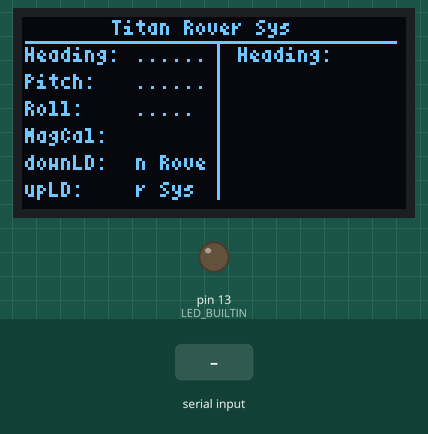
Bench run of a sketch on a simulated Arduino Uno, built with avr-gcc and run on an emulated ATmega328P. Parts: 128×64 one-colour display, output pins drawn as LEDs (lit = HIGH). The test bench sets the inputs (shaded band).

Above: at 1.2 s.
1.3 s: "1" received over the second serial link
2.8 s: "0" received over the second serial link
4.7 s: "2" received over the second serial link
Timing chart, 0 to 7.7 s (numbered marks = the images above; inputs shaded):
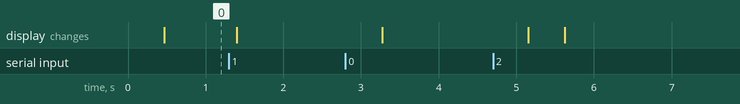

The sketch:

Serial-to-OLED.ino
```cpp
#include <SoftwareSerial.h>
#include "U8glib.h"

SoftwareSerial rxData(10, NOT_A_PIN);
U8GLIB_SH1106_128X64 u8g(U8G_I2C_OPT_NO_ACK);
//U8GLIB_SSD1306_128X64 u8g(U8G_I2C_OPT_DEV_0|U8G_I2C_OPT_NO_ACK|U8G_I2C_OPT_FAST);	// Fast I2C / TWI

const char* skull = "x";
const char* solidCircle = "F";
const char* starShipEnterprise = "®";

const int rightLineLength = 7;

char c;

// convert String to char array
// Don't forget char \0
// Left side of OLED screen
char dataHold[20] = ".................\0";
char line0[rightLineLength] = ".....\0";
char line1[rightLineLength] = ".....\0";
char line2[rightLineLength] = ".....\0";
char line3[rightLineLength] = ".....\0";
char line4[rightLineLength] = ".....\0";
char line5[rightLineLength] = ".....\0";

// Right Side of OLED screen
char line6[14] = "............\0";


unsigned int delem = 0;
unsigned int l0Count = 0;
//unsigned int l1Count = 0;
//unsigned int l2Count = 0;
//unsigned int l3Count = 0;
//unsigned int l4Count = 0;
//unsigned int l5Count = 0;

const int r1 = 15;
const int r2 = 24;
const int r3 = 33;
const int r4 = 42;
const int r5 = 51;
const int r6 = 60;

const int c1 = 1;
const int c2 = 38;
const int c3 = 67;
const int c4 = 96;


int availableBytes;


// THIS IS THE LOOP THAT RUNS FOREVER
void draw(void) {
  // graphic commands to redraw the complete screen should be placed here


  u8g.setFont(u8g_font_4x6);
  //u8g.setFont(u8g_font_osb21);
  // numbers for u8g.drawStr(rightPixels, downPixels)

  // go down every 10 pixels for the List
  u8g.drawStr( 30, 6, "Titan Rover Sys");
  u8g.drawLine(1, 8, 124, 8);
  u8g.drawLine(65, 8, 65, 60);


  u8g.drawStr( c1, r1, "Heading:");
  u8g.drawStr( c2, r1, line0);

  u8g.drawStr( c1, r2, "Pitch:");
  u8g.drawStr( c2, r2, line1);

  u8g.drawStr( c1, r3, "Roll:");
  u8g.drawStr( c2, r3, line2);

  u8g.drawStr( c1, r4, "MagCal:");
  u8g.drawStr( c2, r4, line3);

  u8g.drawStr( c1, r5, "downLD:");
  u8g.drawStr( c2, r5, line4);

  u8g.drawStr( c1, r6, "upLD:");
  u8g.drawStr( c2, r6, line5);


  //u8g.drawStr( 67, 24, "upLD:");
  //u8g.drawStr( 95, 24, line5);

  //u8g.drawStr( 66, 15, "ip:");
  u8g.drawStr( 72, 15, line6);

  //Symbols of online or offline:
  u8g.setFont(u8g_font_cursor);
  // 'x' is the symbol for a skull
  //u8g.drawStr( 56, 14, skull);
  // 'F' is a solid circle
  //u8g.drawStr( 56, 24, solidCircle);
  //u8g.drawStr( 56, 32, starShipEnterprise);
  //u8g.setFont(u8g_font_4x6);

  //rxData.flush();

}


void setup(void) {
  //SoftwareSerial setup
  rxData.begin(9600);

  // setup LED for blink on reading rxData
  pinMode(LED_BUILTIN, OUTPUT);

  // for a loopback test
  // Serial.begin(9600);
  // while (!Serial) {
  //  ; // wait for serial port to connect. Needed for native USB port only
  // }

  //if(rxData.available()) {
  //    serialData = rxData.read();
  //}

  // flip screen, if required
  // u8g.setRot180();

  // set SPI backup if required
  //u8g.setHardwareBackup(u8g_backup_avr_spi);

  // assign default color value
  if ( u8g.getMode() == U8G_MODE_R3G3B2 ) {
    u8g.setColorIndex(255);     // white
  }
  else if ( u8g.getMode() == U8G_MODE_GRAY2BIT ) {
    u8g.setColorIndex(3);         // max intensity
  }
  else if ( u8g.getMode() == U8G_MODE_BW ) {
    u8g.setColorIndex(1);         // pixel on
  }
  else if ( u8g.getMode() == U8G_MODE_HICOLOR ) {
    u8g.setHiColorByRGB(255,255,255);
  }

  //pinMode(8, OUTPUT);
}

void loop(void) {


  // picture loop
  u8g.firstPage();
  do {


    availableBytes = rxData.available();
    if(availableBytes) {
      for(int j=0;j<availableBytes;++j) {
          c = rxData.read();
          dataHold[j] = c;
      }
      delay(1);
    }
    for(int i=0;i<6;++i)           line0[i] = dataHold[i];
    for(int i=6,j=0;i<12;++i,++j)  line1[j] = dataHold[i];
    for(int i=12,j=0;i<18;++i,++j) line2[j] = dataHold[i];
    for(int i=18,j=0;i<24;++i,++j) line3[j] = dataHold[i];
    for(int i=24,j=0;i<30;++i,++j) line4[j] = dataHold[i];
    for(int i=30,j=0;i<36;++i,++j) line5[j] = dataHold[i];

    for(int i=36,j=0;i<50;++i,++j) line6[j] = dataHold[i];
    delay(10);
    rxData.flush();
    //rxData.flush();
    //if(dataHold != "") {
    //  for(int i=0;i<5; ++i)  line0[i] = dataHold[i];
      //for(int i=5;i<11; ++i)  line1[i] = dataHold[i];
    //}


    //availableBytes = 0;


    //Serial.write(line0);
    draw();
  } while( u8g.nextPage() );

  // rebuild the picture after some delay
  //delay(2);
}
```
